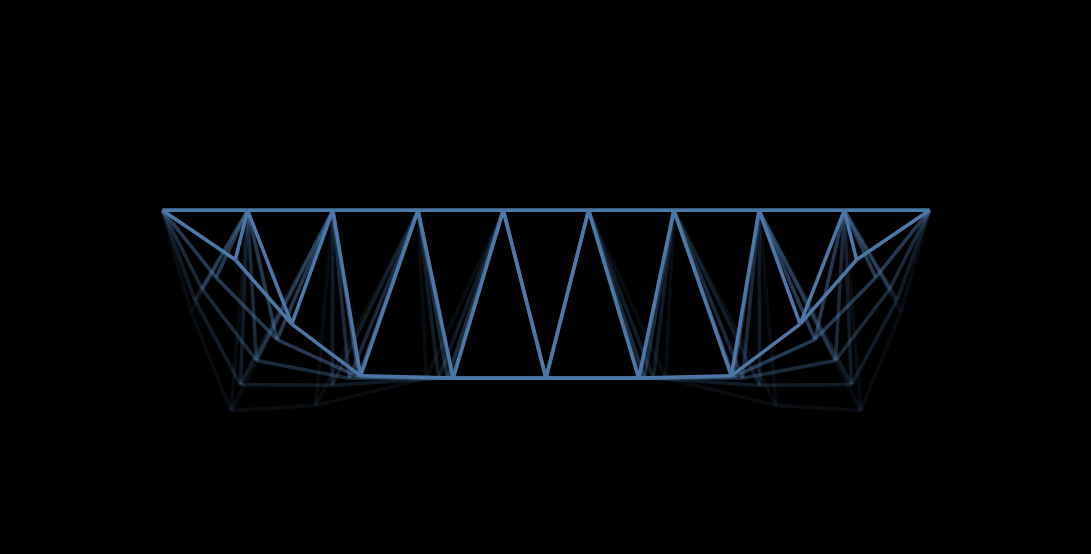

Notebook source saved alongside this figure:
### Code cell
doeFile = "C:/Users/ewhalen/OneDrive - Massachusetts Institute of Technology/research/data/trusses/EW/v1.3/param_0_design_9_N_5.csv"
allGraphs = loadGhGraphs(doeFile, NUM_DV=1)
opacities = np.linspace(0.1,0.6,5)
opacities[-1] = 1
plotList = [plotTruss(g, withoutConfigure=True, lineOpacity=o) for g,o in zip(allGraphs, opacities)]
alt.layer(*plotList, background='none').configure_view(strokeOpacity=0)
